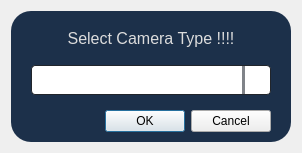
<?xml version="1.0" encoding="UTF-8"?>
<ui version="4.0">
 <class>Dialog</class>
 <widget class="QDialog" name="Dialog">
  <property name="geometry">
   <rect>
    <x>0</x>
    <y>0</y>
    <width>298</width>
    <height>153</height>
   </rect>
  </property>
  <property name="windowTitle">
   <string>Dialog</string>
  </property>
  <property name="styleSheet">
   <string notr="true">QFrame {
	background-color: #1C304A;
	color: rgb(220, 220, 220);
	border-radius: 20px;
	font: 12pt &quot;Segoe UI&quot;;
}

QComboBox{
	color: rgb(0, 0, 0);
	background-color: rgb(255, 255, 255);
	border-radius: 4px;
	border: 1px solid rgb(33, 37, 43);
	padding: 5px;
	padding-left: 10px;
}
QComboBox:hover{
	border: 2px solid rgb(64, 71, 88);

}

QComboBox::drop-down {
	subcontrol-origin: padding;
	subcontrol-position: top right;
	width: 25px; 
	border-left-width: 3px;
	border-left-color: rgba(39, 44, 54, 150);
	border-left-style: solid;
	border-top-right-radius: 3px;
	border-bottom-right-radius: 3px;	
	background-position: center;
	background-repeat: no-reperat;
 }

QComboBox QAbstractItemView {
	color: rgb(0, 0, 0);	
	background-color: rgb(255, 255, 255);
	padding:5px;
	selection-background-color: rgb(39, 44, 54);
}</string>
  </property>
  <layout class="QVBoxLayout" name="verticalLayout">
   <item>
    <widget class="QFrame" name="frame_main">
     <property name="minimumSize">
      <size>
       <width>280</width>
       <height>0</height>
      </size>
     </property>
     <property name="frameShape">
      <enum>QFrame::StyledPanel</enum>
     </property>
     <property name="frameShadow">
      <enum>QFrame::Raised</enum>
     </property>
     <layout class="QVBoxLayout" name="verticalLayout_2">
      <property name="spacing">
       <number>5</number>
      </property>
      <property name="leftMargin">
       <number>20</number>
      </property>
      <property name="topMargin">
       <number>5</number>
      </property>
      <property name="rightMargin">
       <number>20</number>
      </property>
      <property name="bottomMargin">
       <number>10</number>
      </property>
      <item>
       <widget class="QLabel" name="label">
        <property name="minimumSize">
         <size>
          <width>0</width>
          <height>40</height>
         </size>
        </property>
        <property name="font">
         <font>
          <family>Segoe UI</family>
          <pointsize>12</pointsize>
          <weight>50</weight>
          <italic>false</italic>
          <bold>false</bold>
         </font>
        </property>
        <property name="statusTip">
         <string notr="true"/>
        </property>
        <property name="text">
         <string>Select Camera Type !!!!</string>
        </property>
        <property name="alignment">
         <set>Qt::AlignCenter</set>
        </property>
       </widget>
      </item>
      <item>
       <widget class="QComboBox" name="comboBox_cam_type">
        <property name="minimumSize">
         <size>
          <width>0</width>
          <height>30</height>
         </size>
        </property>
       </widget>
      </item>
      <item>
       <spacer name="verticalSpacer">
        <property name="orientation">
         <enum>Qt::Vertical</enum>
        </property>
        <property name="sizeType">
         <enum>QSizePolicy::Fixed</enum>
        </property>
        <property name="sizeHint" stdset="0">
         <size>
          <width>20</width>
          <height>10</height>
         </size>
        </property>
       </spacer>
      </item>
      <item>
       <widget class="QDialogButtonBox" name="buttonBox">
        <property name="statusTip">
         <string notr="true"/>
        </property>
        <property name="orientation">
         <enum>Qt::Horizontal</enum>
        </property>
        <property name="standardButtons">
         <set>QDialogButtonBox::Cancel|QDialogButtonBox::Ok</set>
        </property>
       </widget>
      </item>
     </layout>
    </widget>
   </item>
  </layout>
 </widget>
 <resources/>
 <connections>
  <connection>
   <sender>buttonBox</sender>
   <signal>accepted()</signal>
   <receiver>Dialog</receiver>
   <slot>accept()</slot>
   <hints>
    <hint type="sourcelabel">
     <x>248</x>
     <y>254</y>
    </hint>
    <hint type="destinationlabel">
     <x>157</x>
     <y>274</y>
    </hint>
   </hints>
  </connection>
  <connection>
   <sender>buttonBox</sender>
   <signal>rejected()</signal>
   <receiver>Dialog</receiver>
   <slot>reject()</slot>
   <hints>
    <hint type="sourcelabel">
     <x>316</x>
     <y>260</y>
    </hint>
    <hint type="destinationlabel">
     <x>286</x>
     <y>274</y>
    </hint>
   </hints>
  </connection>
 </connections>
</ui>
